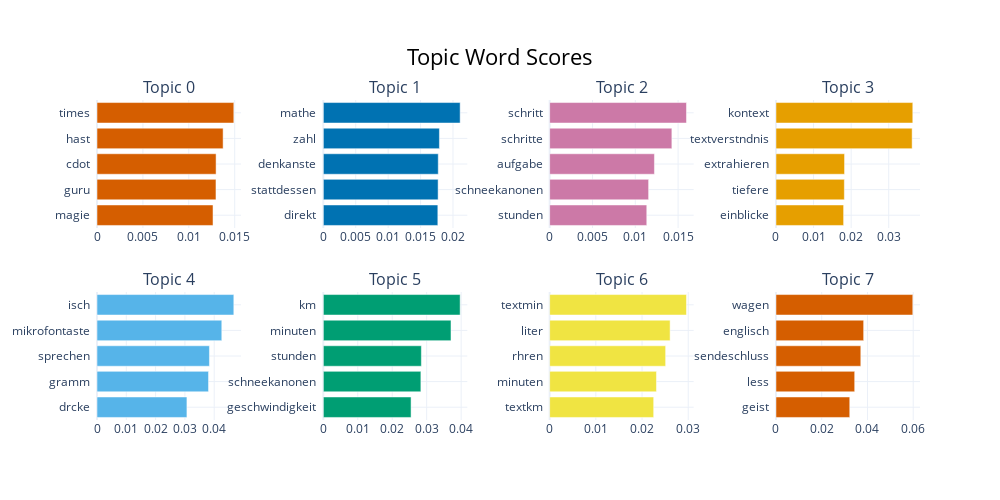

Write notebook code for a chart like this one.
### Code cell
topic_model.visualize_barchart()

### Figure 1 — Plotly figure (JSON) as saved in the notebook; plotly's stock layout.template omitted (floating-point values rounded to 4 significant figures)
{"data": [{"marker": {"color": "#D55E00"}, "orientation": "h", "type": "bar", "x": [0.01264, 0.01296, 0.01297, 0.01374, 0.01491], "xaxis": "x", "y": ["magie  ", "guru  ", "cdot  ", "hast  ", "times  "], "yaxis": "y"}, {"marker": {"color": "#0072B2"}, "orientation": "h", "type": "bar", "x": [0.01766, 0.01771, 0.01773, 0.01791, 0.0211], "xaxis": "x2", "y": ["direkt  ", "stattdessen  ", "denkanste  ", "zahl  ", "mathe  "], "yaxis": "y2"}, {"marker": {"color": "#CC79A7"}, "orientation": "h", "type": "bar", "x": [0.01134, 0.01155, 0.01223, 0.01427, 0.01598], "xaxis": "x3", "y": ["stunden  ", "schneekanonen  ", "aufgabe  ", "schritte  ", "schritt  "], "yaxis": "y3"}, {"marker": {"color": "#E69F00"}, "orientation": "h", "type": "bar", "x": [0.018, 0.01819, 0.01825, 0.03623, 0.0364], "xaxis": "x4", "y": ["einblicke  ", "tiefere  ", "extrahieren  ", "textverstndnis  ", "kontext  "], "yaxis": "y4"}, {"marker": {"color": "#56B4E9"}, "orientation": "h", "type": "bar", "x": [0.03069, 0.03806, 0.03837, 0.04259, 0.0467], "xaxis": "x5", "y": ["drcke  ", "gramm  ", "sprechen  ", "mikrofontaste  ", "isch  "], "yaxis": "y5"}, {"marker": {"color": "#009E73"}, "orientation": "h", "type": "bar", "x": [0.02547, 0.02832, 0.02846, 0.03706, 0.03972], "xaxis": "x6", "y": ["geschwindigkeit  ", "schneekanonen  ", "stunden  ", "minuten  ", "km  "], "yaxis": "y6"}, {"marker": {"color": "#F0E442"}, "orientation": "h", "type": "bar", "x": [0.02252, 0.02312, 0.02511, 0.02608, 0.02962], "xaxis": "x7", "y": ["textkm  ", "minuten  ", "rhren  ", "liter  ", "textmin  "], "yaxis": "y7"}, {"marker": {"color": "#D55E00"}, "orientation": "h", "type": "bar", "x": [0.03226, 0.03442, 0.03709, 0.03833, 0.05982], "xaxis": "x8", "y": ["geist  ", "less  ", "sendeschluss  ", "englisch  ", "wagen  "], "yaxis": "y8"}], "layout": {"annotations": [{"font": {"size": 16}, "showarrow": false, "text": "Topic 0", "x": 0.0875, "xanchor": "center", "xref": "paper", "y": 1, "yanchor": "bottom", "yref": "paper"}, {"font": {"size": 16}, "showarrow": false, "text": "Topic 1", "x": 0.3625, "xanchor": "center", "xref": "paper", "y": 1, "yanchor": "bottom", "yref": "paper"}, {"font": {"size": 16}, "showarrow": false, "text": "Topic 2", "x": 0.6375, "xanchor": "center", "xref": "paper", "y": 1, "yanchor": "bottom", "yref": "paper"}, {"font": {"size": 16}, "showarrow": false, "text": "Topic 3", "x": 0.9125, "xanchor": "center", "xref": "paper", "y": 1, "yanchor": "bottom", "yref": "paper"}, {"font": {"size": 16}, "showarrow": false, "text": "Topic 4", "x": 0.0875, "xanchor": "center", "xref": "paper", "y": 0.4, "yanchor": "bottom", "yref": "paper"}, {"font": {"size": 16}, "showarrow": false, "text": "Topic 5", "x": 0.3625, "xanchor": "center", "xref": "paper", "y": 0.4, "yanchor": "bottom", "yref": "paper"}, {"font": {"size": 16}, "showarrow": false, "text": "Topic 6", "x": 0.6375, "xanchor": "center", "xref": "paper", "y": 0.4, "yanchor": "bottom", "yref": "paper"}, {"font": {"size": 16}, "showarrow": false, "text": "Topic 7", "x": 0.9125, "xanchor": "center", "xref": "paper", "y": 0.4, "yanchor": "bottom", "yref": "paper"}], "height": 500, "hoverlabel": {"bgcolor": "white", "font": {"family": "Rockwell", "size": 16}}, "showlegend": false, "title": {"font": {"color": "Black", "size": 22}, "text": "Topic Word Scores", "x": 0.5, "xanchor": "center", "yanchor": "top"}, "width": 1000, "xaxis": {"anchor": "y", "domain": [0, 0.175], "showgrid": true}, "xaxis2": {"anchor": "y2", "domain": [0.275, 0.45], "showgrid": true}, "xaxis3": {"anchor": "y3", "domain": [0.55, 0.725], "showgrid": true}, "xaxis4": {"anchor": "y4", "domain": [0.825, 1], "showgrid": true}, "xaxis5": {"anchor": "y5", "domain": [0, 0.175], "showgrid": true}, "xaxis6": {"anchor": "y6", "domain": [0.275, 0.45], "showgrid": true}, "xaxis7": {"anchor": "y7", "domain": [0.55, 0.725], "showgrid": true}, "xaxis8": {"anchor": "y8", "domain": [0.825, 1], "showgrid": true}, "yaxis": {"anchor": "x", "domain": [0.6, 1], "showgrid": true}, "yaxis2": {"anchor": "x2", "domain": [0.6, 1], "showgrid": true}, "yaxis3": {"anchor": "x3", "domain": [0.6, 1], "showgrid": true}, "yaxis4": {"anchor": "x4", "domain": [0.6, 1], "showgrid": true}, "yaxis5": {"anchor": "x5", "domain": [0, 0.4], "showgrid": true}, "yaxis6": {"anchor": "x6", "domain": [0, 0.4], "showgrid": true}, "yaxis7": {"anchor": "x7", "domain": [0, 0.4], "showgrid": true}, "yaxis8": {"anchor": "x8", "domain": [0, 0.4], "showgrid": true}}}
